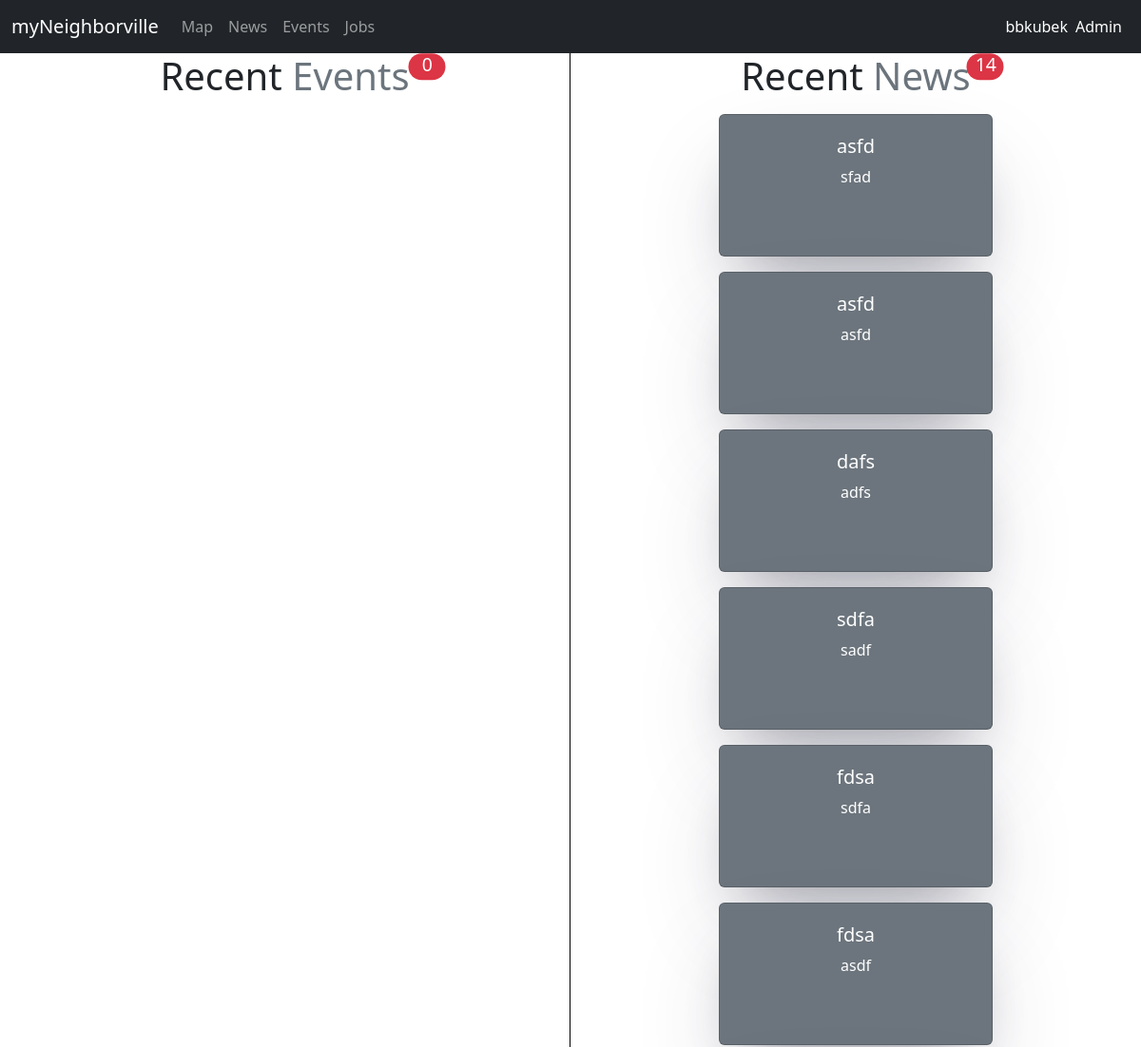
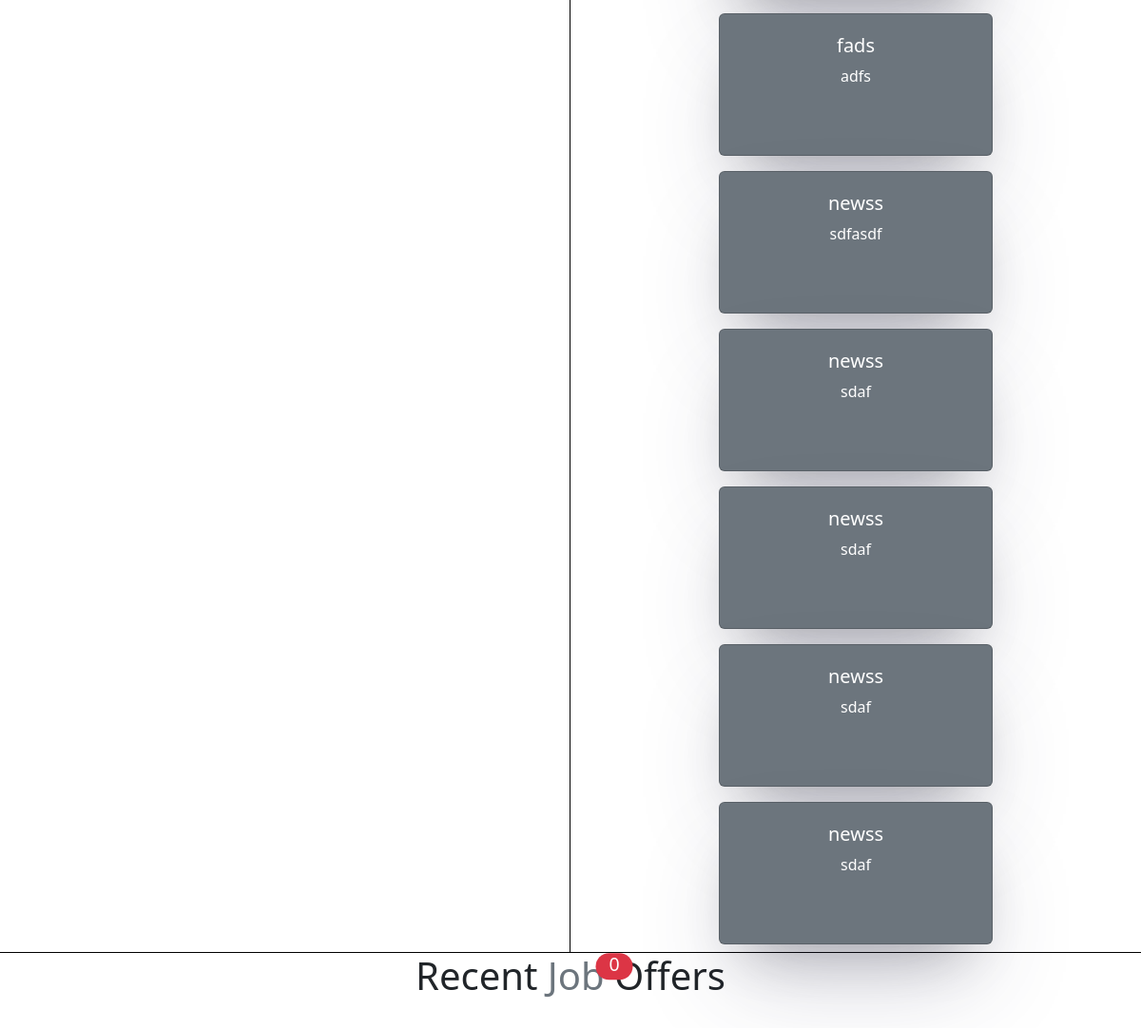
The app's page / (signed in), older data (2 pictures, top to bottom).
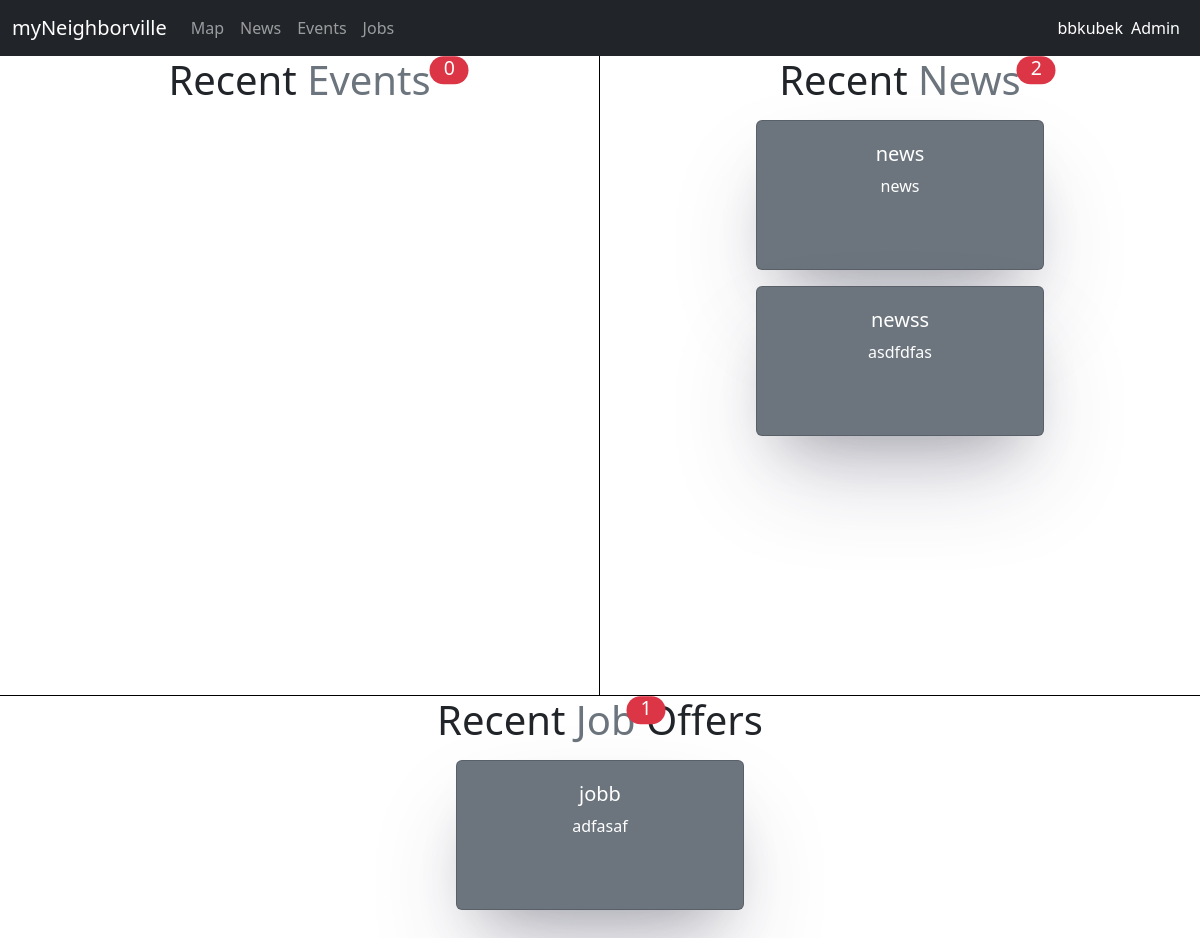
The same page, newer data.
### website/models.py (models this page shows, shortened)
class News(models.Model):
    userId = models.IntegerField()
    title = models.CharField(max_length=100)
    description = models.TextField(max_length=10000)
    createdAtDate = models.DateTimeField()
    location = models.CharField(max_length=100)
    markerId = models.IntegerField(null=True, blank=True)

class Job(models.Model):
    userId = models.IntegerField()
    people = models.ManyToManyField(WebsiteUser)
    title = models.CharField(max_length=100)
    description = models.TextField(max_length=10000)
    location = models.CharField(max_length=100)
    markerId = models.IntegerField(null=True, blank=True)

### website/views.py (the view)
# urls.py: path('', views.index, name='index'),
@login_required
def index(request):
    displayedElements = 12
    events = Event.objects.all().order_by('-id')
    news = News.objects.all().order_by('-id')
    jobs = Job.objects.all().order_by('-id')
    eventsCount = events.count()
    newsCount = news.count()
    jobsCount = jobs.count()
    context = {
        'events': events[:displayedElements],
        'news': news[:displayedElements],
        'jobs': jobs[:displayedElements],
        'eventsCount': eventsCount,
        'newsCount': newsCount,
        'jobsCount': jobsCount,
    }
    return render(request, 'index.html', context)

### templates/index.html (shortened to what this page needs)
{% extends 'base.html' %}
{% load static %}
{% block head %}
<link rel="stylesheet" href="{% static 'css/index.css' %}">
{% endblock %}
{% block main %}
  <div class="d-flex flex-wrap">
    <div id="events">
      <div class="d-flex justify-content-center">
        <h1 class="text-dark">Recent
          <a href="/events" class="link-secondary text-decoration-none position-relative">Events
            <span class="event-badge position-absolute translate-middle badge rounded-pill bg-danger w-25 h-50">
              <h5 class="badge-text" style="margin-left: {% if eventsCount >= 99 %}0.5{% elif eventsCount >= 10 and eventsCount < 99 %}6{%else%}11{% endif %}px;">{% if eventsCount >= 99 %}99+{%else%}{{eventsCount}}{%endif%}</h5>
            </span>
          </a>
        </h1>
      </div>
    </div>
    <div id="news">
      <div class="d-flex justify-content-center">
        <h1>Recent
          <a href="/news" class="link-secondary text-decoration-none position-relative">News
          <span class="news-badge position-absolute translate-middle badge rounded-pill bg-danger w-25 h-50">
            <h5 class="badge-text" style="margin-left: {% if newsCount >= 99 %}0.5{% elif newsCount >= 10 and newsCount < 99 %}6{%else%}11{% endif %}px;">{% if newsCount >= 99 %}99+{%else%}{{newsCount}}{%endif%}</h5>
          </span>
          </a>
        </h1>
      </div>
      <div class="d-flex justify-content-center flex-wrap">
        {% for newss in news %}
                <div onclick="location.href='/news/{{newss.id}}';" class="news card text-center text-bg-secondary m-2" style="width: 18rem;">
                    <div class="card-body">
                      <h5 class="card-title">{{newss.title}}</h5>
                      <p class="card-text">{{newss.description}}</p>
                    </div>
                  </div>
        {% endfor %}
      </div>
    </div>
    <div id="jobs">
      <div class="d-flex justify-content-center">
        <h1 class="text-dark">Recent
          <a href="/jobs" class="link-secondary text-decoration-none position-relative">Job
          <span class="job-badge position-absolute translate-middle badge rounded-pill bg-danger w-50 h-50">
            <h5 class="badge-text" style="margin-left: {% if jobsCount >= 99 %}0.5{% elif jobsCount >= 10 and jobsCount < 99 %}6{%else%}11{% endif %}px;">{% if jobsCount >= 99 %}99+{%else%}{{jobsCount}}{%endif%}</h5>
          </span>
          </a>
          Offers</h1>
      </div>
      <div class="d-flex justify-content-center flex-wrap">
        {% for job in jobs %}
                <div onclick="location.href='/jobs/{{job.id}}';" class="jobs card text-center text-bg-secondary m-2" style="width: 18rem;">
                    <div class="card-body">
                      <h5 class="card-title">{{job.title}}</h5>
                      <p class="card-text">{{job.description}}</p>
                    </div>
                </div>
        {% endfor %}
      </div>
    </div>
  </div>
{% endblock %}

### templates/base.html (shortened to what this page needs)
{% load static %}
<!DOCTYPE html>
<html lang="en">
  <head>
    <link href="https://cdn.jsdelivr.net/npm/bootstrap@5.2.2/dist/css/bootstrap.min.css" rel="stylesheet">
    <link rel="stylesheet" href="https://use.fontawesome.com/releases/v5.3.1/css/all.css">
    <link rel="stylesheet" href="{% static 'css/base.css' %}">
    {% block head %}
    {% endblock %}
  </head>
  <body>
    <nav class="navbar navbar-dark navbar-expand-lg bg-dark sticky-top">
      <div class="container-fluid">
        <a class="navbar-brand" href="/">myNeighborville</a>
        <div class="collapse navbar-collapse" id="navbarText">
          <ul class="navbar-nav me-auto mb-2 mb-lg-0">
            <li class="nav-item">
              <a class="nav-link" href="/map">Map</a>
            </li>
            <li class="nav-item">
              <a class="nav-link" href="/news">News</a>
            </li>
            <li class="nav-item">
              <a class="nav-link" href="/events">Events</a>
            </li>
            <li class="nav-item">
              <a class="nav-link" href="/jobs">Jobs</a>
            </li>
          </ul>
          <span class="navbar-text">
            {% if user.is_authenticated %}
            <div id="dropdown">
              <button id="username" onclick="showPopUp()">{{user.username}}</button>
            </div>
            {% else %}
            <a class="nav-link" href="/login">Log In</a>
            {% endif %}
            {% if user.is_staff %}
          </span>
          <span class="navbar-text">
            <a class="nav-link mx-2" href="/admin">Admin</a>
          </span>
          {% endif %}
        </div>
      </div>
    </nav>
    <div class="base-kontener">{% block main %}{% endblock %}</div>
  </body>
</html>

### static/css/base.css (style rules this page uses)
* { margin: 0; padding: 0; box-sizing: border-box; }
#username { background-color: inherit; border: none; color: white; }

### static/css/index.css (style rules this page uses)
#events { width: 50%; min-height: 80vh; border-bottom: 1px solid black; border-right : 1px solid black; }
#news { width: 50%; min-height: 80vh; border-bottom: 1px solid black; }
#jobs { width: 100%; height: 600px; }
.card-body { max-height: 200px; overflow: hidden; }
.events, .news, .jobs { width: 50%; height: 150px; overflow: hidden; padding: 5px; box-shadow: rgba(50, 50, 93, 0.25) 0px 50px 100px -20px, rgba(0, 0, 0, 0.3) 0px 30px 60px -30px; transition: transform .3s ease-out; }
.badge { top: 18px; left: 100%; }
.badge-text { position: absolute; left: 3px; top: 0px; font-size: 65%; }
.news-badge, .event-badge { left:115%; }

Row changes from the older to the newer data that the page shows:
removed News: title "asfd", description "sfad"
removed News: title "asfd", description "asfd"
removed News: title "dafs", description "adfs"
removed News: title "sdfa", description "sadf"
removed News: title "fdsa", description "sdfa"
removed News: title "fdsa", description "asdf"
removed News: title "fads", description "adfs"
removed News: title "newss", description "sdfasdf"
removed News: title "newss", description "sdaf"
removed News: title "newss", description "sdaf"
removed News: title "newss", description "sdaf"
removed News: title "newss", description "sdaf"
added News: title "news", description "news"
added News: title "newss", description "asdfdfas"
added Job: title "jobb", description "adfasaf"
Text that changed along with them:
{{ newsCount }}: "14" → "2"
{{ jobsCount }}: "0" → "1"
